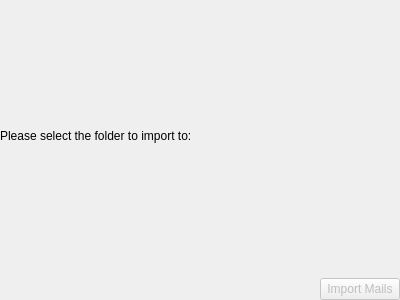
<?xml version="1.0" encoding="UTF-8"?>
<ui version="4.0">
 <class>ImportMailPage</class>
 <widget class="QWidget" name="ImportMailPage">
  <property name="geometry">
   <rect>
    <x>0</x>
    <y>0</y>
    <width>400</width>
    <height>300</height>
   </rect>
  </property>
  <layout class="QVBoxLayout" name="verticalLayout">
   <property name="leftMargin">
    <number>0</number>
   </property>
   <property name="topMargin">
    <number>0</number>
   </property>
   <property name="rightMargin">
    <number>0</number>
   </property>
   <property name="bottomMargin">
    <number>0</number>
   </property>
   <item>
    <widget class="MailImporter::ImportMailsWidget" name="mMailImporterWidget" native="true"/>
   </item>
   <item>
    <widget class="QLabel" name="label">
     <property name="text">
      <string>Please select the folder to import to:</string>
     </property>
    </widget>
   </item>
   <item>
    <widget class="MailCommon::FolderRequester" name="mCollectionRequestor" native="true"/>
   </item>
   <item>
    <layout class="QHBoxLayout" name="horizontalLayout">
     <item>
      <spacer name="horizontalSpacer">
       <property name="orientation">
        <enum>Qt::Horizontal</enum>
       </property>
       <property name="sizeHint" stdset="0">
        <size>
         <width>40</width>
         <height>20</height>
        </size>
       </property>
      </spacer>
     </item>
     <item>
      <widget class="QPushButton" name="importMails">
       <property name="enabled">
        <bool>false</bool>
       </property>
       <property name="text">
        <string>Import Mails</string>
       </property>
      </widget>
     </item>
    </layout>
   </item>
  </layout>
 </widget>
 <customwidgets>
  <customwidget>
   <class>MailImporter::ImportMailsWidget</class>
   <extends>QWidget</extends>
   <header>mailimporter/importmailswidget.h</header>
   <container>1</container>
  </customwidget>
  <customwidget>
   <class>MailCommon::FolderRequester</class>
   <extends>QWidget</extends>
   <header location="global">MailCommon/FolderRequester</header>
   <container>1</container>
  </customwidget>
 </customwidgets>
 <resources/>
 <connections/>
</ui>
